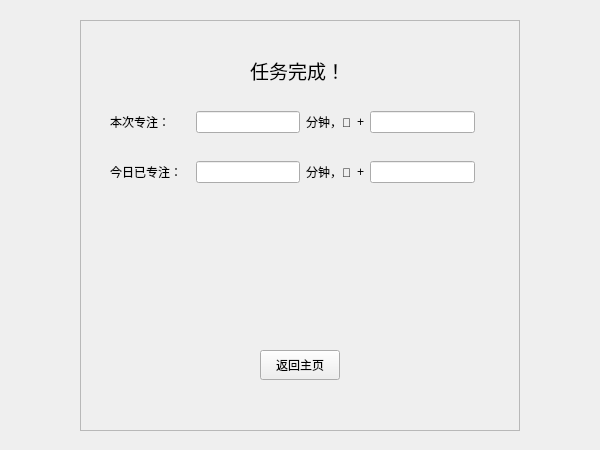
<?xml version="1.0" encoding="UTF-8"?>
<ui version="4.0">
 <class>conduct</class>
 <widget class="QWidget" name="conduct">
  <property name="geometry">
   <rect>
    <x>0</x>
    <y>0</y>
    <width>600</width>
    <height>450</height>
   </rect>
  </property>
  <property name="minimumSize">
   <size>
    <width>600</width>
    <height>450</height>
   </size>
  </property>
  <property name="maximumSize">
   <size>
    <width>600</width>
    <height>450</height>
   </size>
  </property>
  <property name="windowTitle">
   <string>Form</string>
  </property>
  <widget class="QFrame" name="frame">
   <property name="geometry">
    <rect>
     <x>80</x>
     <y>20</y>
     <width>440</width>
     <height>411</height>
    </rect>
   </property>
   <property name="frameShape">
    <enum>QFrame::StyledPanel</enum>
   </property>
   <property name="frameShadow">
    <enum>QFrame::Raised</enum>
   </property>
   <widget class="QLabel" name="label">
    <property name="geometry">
     <rect>
      <x>170</x>
      <y>20</y>
      <width>91</width>
      <height>61</height>
     </rect>
    </property>
    <property name="font">
     <font>
      <family>Agency FB</family>
      <pointsize>14</pointsize>
     </font>
    </property>
    <property name="text">
     <string>任务完成！</string>
    </property>
   </widget>
   <widget class="QWidget" name="layoutWidget">
    <property name="geometry">
     <rect>
      <x>30</x>
      <y>90</y>
      <width>365</width>
      <height>24</height>
     </rect>
    </property>
    <layout class="QHBoxLayout" name="horizontalLayout">
     <item>
      <widget class="QLabel" name="label_2">
       <property name="minimumSize">
        <size>
         <width>80</width>
         <height>0</height>
        </size>
       </property>
       <property name="text">
        <string>本次专注：</string>
       </property>
      </widget>
     </item>
     <item>
      <widget class="QLineEdit" name="lineEdit">
       <property name="minimumSize">
        <size>
         <width>100</width>
         <height>0</height>
        </size>
       </property>
      </widget>
     </item>
     <item>
      <widget class="QLabel" name="label_3">
       <property name="text">
        <string>分钟，🍅</string>
       </property>
      </widget>
     </item>
     <item>
      <widget class="QLabel" name="label_4">
       <property name="text">
        <string>+</string>
       </property>
      </widget>
     </item>
     <item>
      <widget class="QLineEdit" name="lineEdit_2">
       <property name="minimumSize">
        <size>
         <width>100</width>
         <height>0</height>
        </size>
       </property>
      </widget>
     </item>
    </layout>
   </widget>
   <widget class="QPushButton" name="backButton">
    <property name="geometry">
     <rect>
      <x>180</x>
      <y>330</y>
      <width>80</width>
      <height>30</height>
     </rect>
    </property>
    <property name="text">
     <string>返回主页</string>
    </property>
   </widget>
   <widget class="QWidget" name="layoutWidget_2">
    <property name="geometry">
     <rect>
      <x>30</x>
      <y>140</y>
      <width>365</width>
      <height>24</height>
     </rect>
    </property>
    <layout class="QHBoxLayout" name="horizontalLayout_2">
     <item>
      <widget class="QLabel" name="label_5">
       <property name="minimumSize">
        <size>
         <width>80</width>
         <height>0</height>
        </size>
       </property>
       <property name="text">
        <string>今日已专注：</string>
       </property>
      </widget>
     </item>
     <item>
      <widget class="QLineEdit" name="lineEdit_3">
       <property name="sizePolicy">
        <sizepolicy hsizetype="Minimum" vsizetype="Fixed">
         <horstretch>0</horstretch>
         <verstretch>0</verstretch>
        </sizepolicy>
       </property>
       <property name="minimumSize">
        <size>
         <width>100</width>
         <height>0</height>
        </size>
       </property>
      </widget>
     </item>
     <item>
      <widget class="QLabel" name="label_6">
       <property name="text">
        <string>分钟，🍅</string>
       </property>
      </widget>
     </item>
     <item>
      <widget class="QLabel" name="label_7">
       <property name="text">
        <string>+</string>
       </property>
      </widget>
     </item>
     <item>
      <widget class="QLineEdit" name="lineEdit_4">
       <property name="minimumSize">
        <size>
         <width>100</width>
         <height>0</height>
        </size>
       </property>
      </widget>
     </item>
    </layout>
   </widget>
  </widget>
 </widget>
 <resources/>
 <connections/>
</ui>
